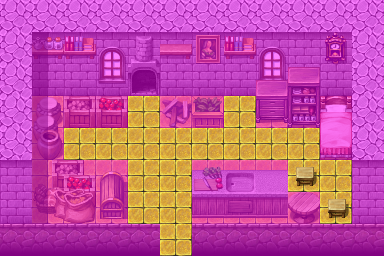

Tiled map render using the project's own tile images. Description and the map definition, with tile-layer contents summarised, below:
An orthogonal 12x8 tile map with 32x32 px tiles, 4 tile layers (Ground, Objects, Above, Walkable), 13 tilesets and 2 objects (mapchange, spawn).

<map version="1.0" orientation="orthogonal" width="12" height="8" tilewidth="32" tileheight="32">
    <tileset firstgid="1" name="map_12" tilewidth="32" tileheight="32">
        <image source="../drawable/map_12.png" width="256" height="256" />
    </tileset>
    <tileset firstgid="65" name="map_7" tilewidth="32" tileheight="32">
        <image source="../drawable/map_7.png" width="256" height="256" />
    </tileset>
    <tileset firstgid="129" name="map_5" tilewidth="32" tileheight="32">
        <image source="../drawable/map_5.png" width="256" height="256" />
    </tileset>
    <tileset firstgid="193" name="map_20" tilewidth="32" tileheight="32">
        <image source="../drawable/map_20.png" width="256" height="256" />
    </tileset>
    <tileset firstgid="257" name="map_8" tilewidth="32" tileheight="32">
        <image source="../drawable/map_8.png" width="256" height="256" />
    </tileset>
    <tileset firstgid="321" name="map_10" tilewidth="32" tileheight="32">
        <image source="../drawable/map_10.png" width="256" height="256" />
    </tileset>
    <tileset firstgid="385" name="map_9" tilewidth="32" tileheight="32">
        <image source="../drawable/map_9.png" width="256" height="256" />
    </tileset>
    <tileset firstgid="449" name="map_1" tilewidth="32" tileheight="32">
        <image source="../drawable/map_1.png" width="256" height="256" />
    </tileset>
    <tileset firstgid="513" name="map_11" tilewidth="32" tileheight="32">
        <image source="../drawable/map_11.png" width="256" height="256" />
    </tileset>
    <tileset firstgid="577" name="map_15" tilewidth="32" tileheight="32">
        <image source="../drawable/map_15.png" width="256" height="256" />
    </tileset>
    <tileset firstgid="641" name="map_16" tilewidth="32" tileheight="32">
        <image source="../drawable/map_16.png" width="256" height="256" />
    </tileset>
    <tileset firstgid="705" name="map_0" tilewidth="32" tileheight="32">
        <image source="../drawable/map_0.png" width="256" height="256" />
    </tileset>
    <tileset firstgid="769" name="map_2" tilewidth="32" tileheight="32">
        <image source="../drawable/map_2.png" width="256" height="256" />
    </tileset>
    <layer name="Ground" width="12" height="8">
        <data>[96 cells, 96 non-empty, 5 distinct tile ids]</data>
    </layer>
    <layer name="Objects" width="12" height="8">
        <data>[96 cells, 38 non-empty, 32 distinct tile ids]</data>
    </layer>
    <layer name="Above" width="12" height="8">
        <data>[96 cells, 8 non-empty, 3 distinct tile ids]</data>
    </layer>
    <layer name="Walkable" width="12" height="8">
        <data>[96 cells, 78 non-empty, 1 distinct tile ids]</data>
    </layer>
    <objectgroup name="Mapevents">
        <object name="entrance" type="mapchange" x="160" y="224" width="32" height="32">
            <properties>
                <property name="map" value="brimhaven2" />
                <property name="place" value="farmhouse" />
            </properties>
        </object>
    </objectgroup>
    <objectgroup name="Spawn">
        <object name="farmer" type="spawn" x="64" y="96" width="288" height="96">
            <properties>
                <property name="spawngroup" value="brv_old_farmer" />
            </properties>
        </object>
    </objectgroup>
    <objectgroup name="Keys" />
</map>
